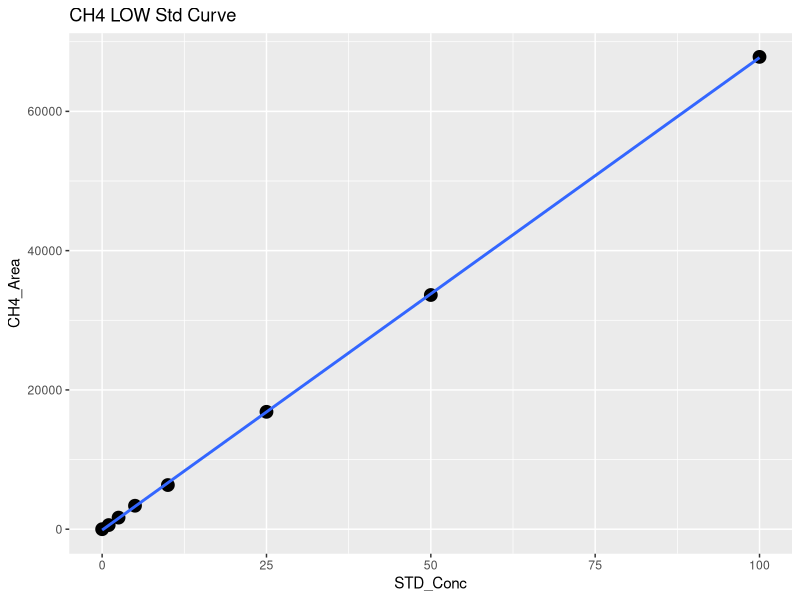
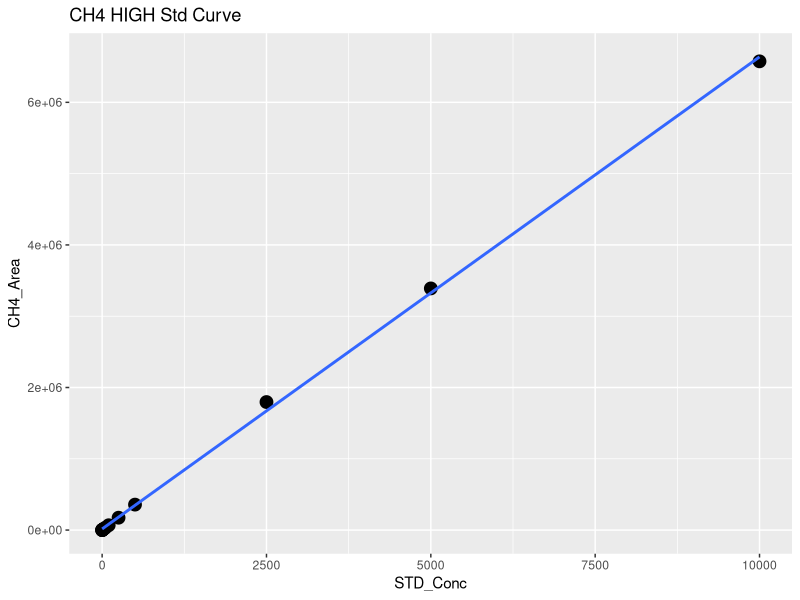
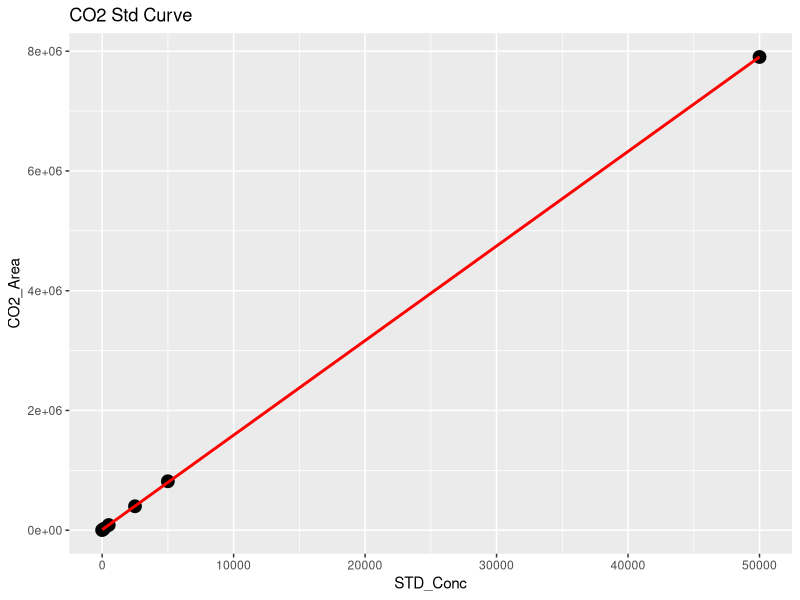
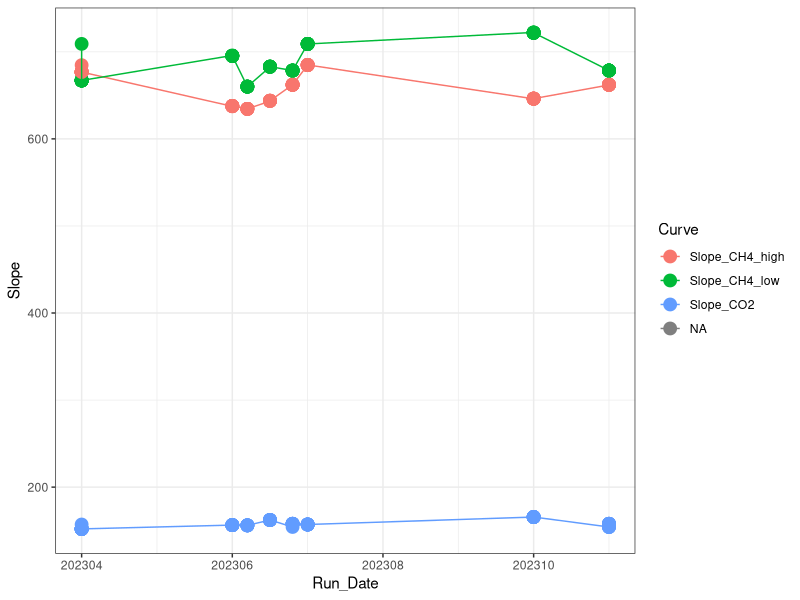

The R script that drew these images, in order: (Note: this script raises an error after producing the figures.)
## ---- chunk 1
library(dplyr)
library(ggplot2)
library(ggpubr)
library(stringr)
library(readxl)
## ---- chunk 2

#Read in  Data 
raw <- read.csv("2023 Raw Data/TEMPEST_TGW_202306_T5.csv")
head(raw)

#pull out methane standards
stds_ch4 <-  raw %>%  
  filter(str_detect(Sample_Type, "STD_CH4"))
#head(stds_ch4)

#split into high curve and low curve for CH4
stds_ch4_low <- stds_ch4  %>%  
  filter(!STD_Conc > 100)

#Low curve for CH4
CH4_Low <- ggplot(stds_ch4_low, aes(STD_Conc, CH4_Area)) + geom_point(size=4) + 
  geom_smooth(method = "lm", se = FALSE) + labs(title="CH4 LOW Std Curve")
CH4_Low

CH4_Low_lm <- lm(stds_ch4_low$CH4_Area ~ stds_ch4_low$STD_Conc)
summary(CH4_Low_lm)
cf <- coef(CH4_Low_lm)

#create data frame with 1 rows and 0 columns
Slope_CH4_low <- data.frame(matrix(ncol = 0, nrow = 1))
Slope_CH4_low$Curve <- "Slope_CH4_low"
Slope_CH4_low$R2 <- summary(CH4_Low_lm)$adj.r.squared
Slope_CH4_low$Slope <- cf[2]
Slope_CH4_low$Intercept <- cf[1]
#head(Slope_CH4_low)

#High curve for CH4
CH4_High <- ggplot(stds_ch4, aes(STD_Conc, CH4_Area)) + geom_point(size=4) + 
  geom_smooth(method = "lm", se = FALSE) + labs(title="CH4 HIGH Std Curve")
CH4_High

stds_ch4_lm <- lm(stds_ch4$CH4_Area ~ stds_ch4$STD_Conc)
summary(stds_ch4_lm)
cf <- coef(stds_ch4_lm)

#create data frame with 1 rows and 0 columns
Slope_CH4_high <- data.frame(matrix(ncol = 0, nrow = 1))
Slope_CH4_high$Curve <- "Slope_CH4_high"
Slope_CH4_high$R2 <- summary(stds_ch4_lm)$adj.r.squared
Slope_CH4_high$Slope <- cf[2]
Slope_CH4_high$Intercept <- cf[1]
#head(Slope_CH4_high)

#pull out co2 standards
stds_co2 <-  raw %>%  
  filter(str_detect(Sample_Type, "STD_CO2"))
#head(stds_co2)

#CO2 Curve
CO2_stds <- ggplot(stds_co2, aes(STD_Conc, CO2_Area)) + geom_point(size=4) + 
  geom_smooth(method = "lm", se = FALSE, color="red") + labs(title="CO2 Std Curve")
CO2_stds

stds_co2_lm <- lm(stds_co2$CO2_Area ~ stds_co2$STD_Conc)
summary(stds_co2_lm)
cf <- coef(stds_co2_lm)

#create data frame with 1 rows and 0 columns
Slope_CO2 <- data.frame(matrix(ncol = 0, nrow = 1))
Slope_CO2$Curve <- "Slope_CO2"
Slope_CO2$R2 <- summary(stds_co2_lm)$adj.r.squared
Slope_CO2$Slope <- cf[2]
Slope_CO2$Intercept <- cf[1]
#head(Slope_CO2)

#pull all the slopes together into one dataframe 
Slopes <- rbind(Slope_CH4_low, Slope_CH4_high, Slope_CO2)
#head(Slopes)

Slopes$Run_Date <- c(202306.8, 202306.8, 202306.8)

log <- read.csv("2023 Raw Data/COMPASS_TEMPEST_Varian_TGAS_QAQC_2023.csv")
head(log)
log <- log[ ,-c(1)]
log <- rbind(log, Slopes)

Slopes_chk <- ggplot(log, aes(Run_Date, Slope, col=Curve)) + geom_point(size=4) + geom_line() + theme_bw()
Slopes_chk

write.csv(log, "2023 Raw Data/COMPASS_TEMPEST_Varian_TGAS_QAQC_2023.csv")
## ---- chunk 3
#head(raw)

#pull out methane standards
Samples <-  raw %>%  
  filter(!str_detect(Sample_Type, "STD_CH4")) %>%  
  filter(!str_detect(Sample_Type, "STD_CO2")) %>%  
  filter(!str_detect(Sample_Type, "Blank")) %>%  
  filter(!str_detect(Sample_Type, "Chk_STD")) %>%  
   filter(!str_detect(Sample_Type, "CHKSTD")) %>%
  filter(!str_detect(Sample_Type, "CHK_STD")) %>%
  filter(!str_detect(Sample_Type, "NA"))
#head(Samples)

#Now flag any areas that are above the 100ppm area for CH4
Samples$CH4_Curve <- ifelse(Samples$CH4_Area >71000, "High", "Low")
#head(Samples)

#Calculate CH4 concentrations in ppm
Samples$CH4_Conc_ppm <- ifelse(Samples$CH4_Area >71000, (Samples$CH4_Area-Slope_CH4_high$Intercept)/Slope_CH4_high$Slope,                                       (Samples$CH4_Area-Slope_CH4_low$Intercept)/Slope_CH4_low$Slope )

#Calculate CO2 concentrations in ppm 
Samples$CO2_Conc_ppm <- ((Samples$CO2_Area-Slope_CO2$Intercept)/Slope_CO2$Slope) 

#head(Samples)

##########make flags for any dilutions needed 
#highest CH4 standard = 10000
#highest CO2 standard = 50000

Samples$CH4_Flag <- ifelse(Samples$CH4_Conc_ppm >10000, "Needs Dilution", "Within Range")
Samples$CO2_Flag <- ifelse(Samples$CO2_Conc_ppm >50000, "Needs Dilution", "Within Range")
#head(Samples)

## ---- chunk 4

chks <-  raw %>%  
  filter(!str_detect(Sample_Type, "STD_CH4")) %>%  
  filter(!str_detect(Sample_Type, "STD_CO2")) %>%  
  filter(!str_detect(Sample_Type, "Blank")) %>%  
  filter(!str_detect(Sample_Type, "Unknown")) %>%  
  filter(!str_detect(Sample_Type, "NA"))
#head(chks)

#Calculate CH4 concentrations in ppm
chks$CH4_Conc_ppm <- ifelse(chks$CH4_Area >71000, 
                      (chks$CH4_Area-Slope_CH4_high$Intercept)/Slope_CH4_high$Slope,                                       (chks$CH4_Area-Slope_CH4_low$Intercept)/Slope_CH4_low$Slope )

#Calculate CO2 concentrations in ppm 
chks$CO2_Conc_ppm <- ((chks$CO2_Area-Slope_CO2$Intercept)/Slope_CO2$Slope)



#change this if check standard concentrations are different 
level_ch4 <- 5      #ppm
level_co2 <- 1000   #ppm

#calculate percent difference of check standards 
chks$Ch4_diff <- ((chks$CH4_Conc_ppm - level_ch4)/((chks$CH4_Conc_ppm + level_ch4)/2)) * 100
chks$CH4_diff_flag <-  ifelse(chks$Ch4_diff <10, 'YES', 'NO, rerun')

chks$CO2_diff <- ((chks$CO2_Conc_ppm - level_co2)/((chks$CO2_Conc_ppm + level_co2)/2)) * 100
chks$CO2_diff_flag <-  ifelse(chks$CO2_diff <10, 'YES', 'NO, rerun')

#now plot the Ch4 concentrations and the CO2 concentrations vs. the expected concentration 
#then also make the color the percent difference between the expected and observed concentration 

ch4_chk <-  ggplot(data = chks, aes(x = Sample_ID, y = CH4_Conc_ppm, fill=CH4_diff_flag)) +
       geom_bar(stat = 'identity') + 
        scale_fill_manual(values=c("darkgrey","darkgreen" ))+
        theme_classic() + labs(x= " ", y="Percent Difference  (%)", title="Check Stds: CH4") + 
        theme(legend.position="bottom") +  geom_hline(yintercept=level_ch4, linetype="dashed", 
                color = "black", size=1)


co2_chk <-  ggplot(data = chks, aes(x = Sample_ID, y = CO2_Conc_ppm, fill=CO2_diff_flag)) +
       geom_bar(stat = 'identity') + 
        scale_fill_manual(values=c("darkgreen", "darkgrey"))+
        theme_classic() + labs(x= " ", y="Percent Difference  (%)", title="Check Stds: CO2") + 
        theme(legend.position="bottom") +  geom_hline(yintercept=level_co2, linetype="dashed", 
                color = "black", size=1)

ggarrange(ch4_chk, co2_chk, nrow=1, ncol=2)


## ---- chunk 5

#multiply the concentration by the dilution factor
Samples$CH4_Conc_ppm_dilcorr <- (Samples$CH4_Conc_ppm * Samples$Dilution_Factor)

Samples$CO2_Conc_ppm_dilcorr <- (Samples$CO2_Conc_ppm * Samples$Dilution_Factor)

#check results
#head(Samples)

#quick first look at the samples 
ch4_samples <-  ggplot(data = Samples, aes(x = Sample_ID, y = CH4_Conc_ppm, fill=CH4_Flag)) +
       geom_bar(stat = 'identity') + 
        scale_fill_manual(values=c("red", "darkgreen"))+ 
        theme_classic() + labs(x= " ", y="CH4 (ppm)", title="CH4: Green = Within Range") + 
        theme(legend.position="none") 


co2_samples <-  ggplot(data = Samples, aes(x = Sample_ID, y = CO2_Conc_ppm, fill=CO2_Flag)) +
       geom_bar(stat = 'identity') + 
        scale_fill_manual(values=c( "darkgreen", "red"))+
        theme_classic() + labs(x= " ", y="CO2 (ppm)", title="CO2: Green = Within Range") + 
        theme(legend.position="none") 

ggarrange(ch4_samples, co2_samples, nrow=1, ncol=2)


## ---- chunk 6

# Convert ppm CH4 to total umol CH4 in the sample headspace
# use Ideal Gas Law:  
#   hdsp umol CH4 = ppm CH4*(PV/RT) 
#      P = 1 (pressure in atm)
#      R = 0.082 (gas constant)
#      V = 0.015 (gas syringe volume in L)
#      T = "TempC" column value in Kelvin (equilibration temperature)

#set the volume used for the sample
volume = 0.02  #in Liters (samples are 20mL so 0.02mL )
TempC <-  25 #I am assuming 25C not sure how we want to handle this
IdealGas <- 0.08206

#Calculate CH4 concentrations in ppm
Samples$CH4_Conc_umol <- ifelse(Samples$G_W == "W",
                    ((Samples$CH4_Conc_ppm_dilcorr*((1*volume)/(0.08206*(TempC+273.15))))/(volume)),
                    (Samples$CH4_Conc_ppm_dilcorr*((1*volume)/(0.08206*(TempC+273.15)))))
Samples$CO2_Conc_umol <- ifelse(Samples$G_W == "W",
                    ((Samples$CO2_Conc_ppm_dilcorr*((1*volume)/(0.08206*(TempC+273.15))))/(volume)),
                    (Samples$CO2_Conc_ppm_dilcorr*((1*volume)/(0.08206*(TempC+273.15)))))

Samples$CH4_Conc_nmol <- Samples$CH4_Conc_umol * 1000
Samples$CO2_Conc_nmol <- Samples$CO2_Conc_umol * 1000

#quick first look at the samples 
ch4_samples1 <-  ggplot(data = Samples, aes(x = Sample_ID, y = CH4_Conc_nmol, fill=G_W)) +
       geom_bar(stat = 'identity') + 
        scale_fill_manual(values=c("darkgrey","purple", "darkblue"))+
        theme_classic() + labs(x= " ", y="CH4 (uM)", title="CH4: Blue = PW Sample") + 
        theme(legend.position="none") 


co2_samples1 <-  ggplot(data = Samples, aes(x = Sample_ID, y = CO2_Conc_nmol, fill=G_W)) +
       geom_bar(stat = 'identity') + 
        scale_fill_manual(values=c("darkgrey","purple", "darkblue"))+
        theme_classic() + labs(x= " ", y="CO2 (uM)", title="CO2: Blue = PW Sample") + 
        theme(legend.position="none") 

ggarrange(ch4_samples1, co2_samples1, nrow=1, ncol=2)

## ---- chunk 7

#check results
#head(Samples)

#pull out what we need 
Samples1 <- Samples[ ,c(1:3,6:18,22:23, 27:30)]
#head(Samples1)

write.csv(Samples1, "2023 Processed Data/COMPASS_TEMPEST_TGW_202306_T5_Processed.csv")
